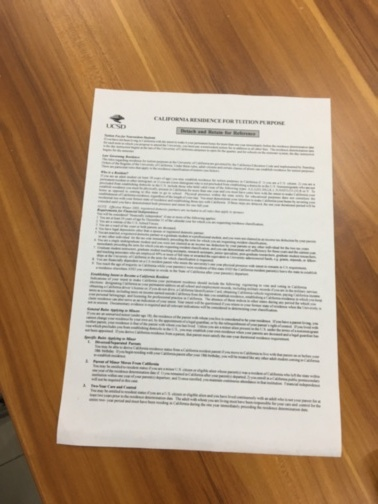
#> input picture data/000026.jpg, 378 x 504 px
$ python transform.py
#> lines starting #> are read from the running program, lines starting #| are printed output that depends on the picture
import numpy as np
import math
import cv2
from corner_detection import detect_corners


# [153 lines left out: functions build_equ, computer_width_height, warpAffine, fast_bi_inter, main, not called in this run]


def cvtColor(src_img):
    """
    转彩色图像为灰度图像。模仿opencv命名
    :param src_img: 彩色图像
    :return: 灰度图像
    """
    gray_img = np.sum(src_img, axis=2) / 3
    return gray_img.astype(np.uint8)


if __name__ == "__main__":
    # path = "./data/1.jpg"
    path = "./data/000026.jpg"
    # [4 lines of commented-out code are left out]
    src_img = cv2.imread(path)
#> src_img is the input picture: shape (504, 378, 3); mean B, G, R 124.1, 150.4, 176.7
    gray_img = cvtColor(src_img)
#> in cvtColor, `gray_img = np.sum(src_img, axis=2) / 3`:
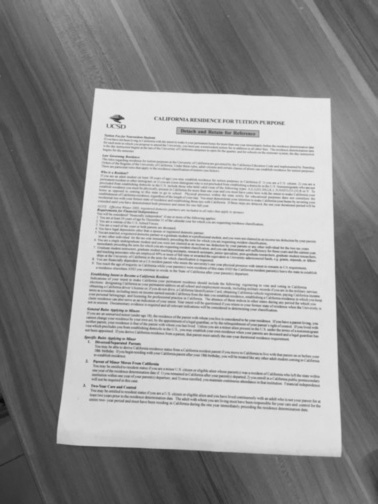
#> gray_img: shape (504, 378) float64; min 6, max 234.7, mean 150.4
#> (the run stopped early here; a loop or call above may not have finished)

$ run again, with data/001201.jpg copied over data/000026.jpg
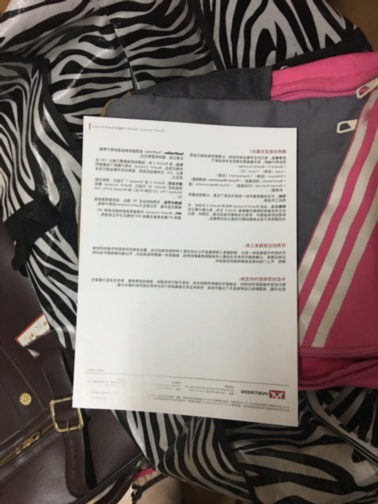
#> input picture data/001201.jpg, 378 x 504 px
#> src_img is the input picture: shape (504, 378, 3); mean B, G, R 107.9, 111.7, 122.5
#> in cvtColor, `gray_img = np.sum(src_img, axis=2) / 3`:
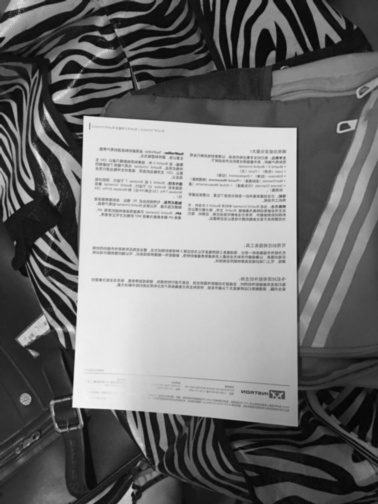
#> gray_img: shape (504, 378) float64; min 3, max 245.7, mean 114

$ run again, with data/001402.jpg copied over data/000026.jpg
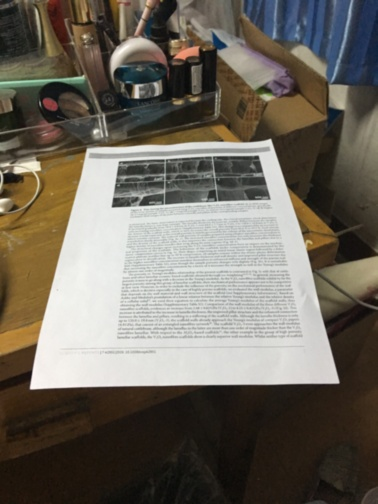
#> input picture data/001402.jpg, 378 x 504 px
#> src_img is the input picture: shape (504, 378, 3); mean B, G, R 93.8, 104.1, 110.1
#> in cvtColor, `gray_img = np.sum(src_img, axis=2) / 3`:
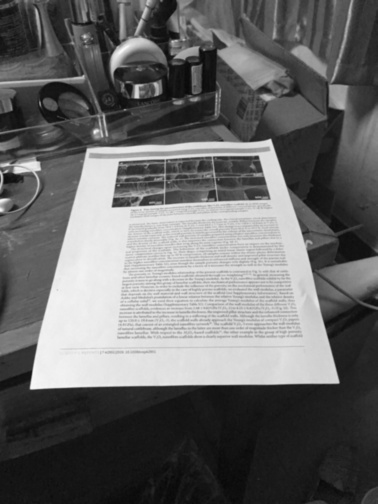
#> gray_img: shape (504, 378) float64; min 8, max 250.3, mean 102.7

$ run again, with data/001552.jpg copied over data/000026.jpg
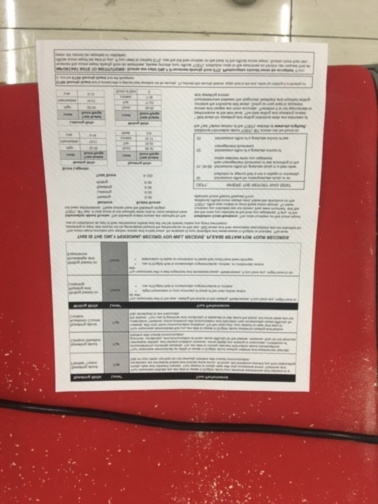
#> input picture data/001552.jpg, 378 x 504 px
#> src_img is the input picture: shape (504, 378, 3); mean B, G, R 126.5, 133.6, 179.5
#> in cvtColor, `gray_img = np.sum(src_img, axis=2) / 3`:
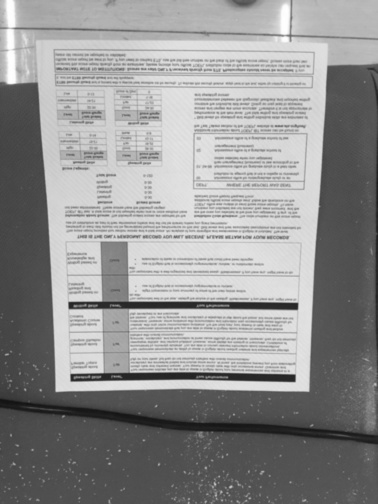
#> gray_img: shape (504, 378) float64; min 18.33, max 255, mean 146.5
